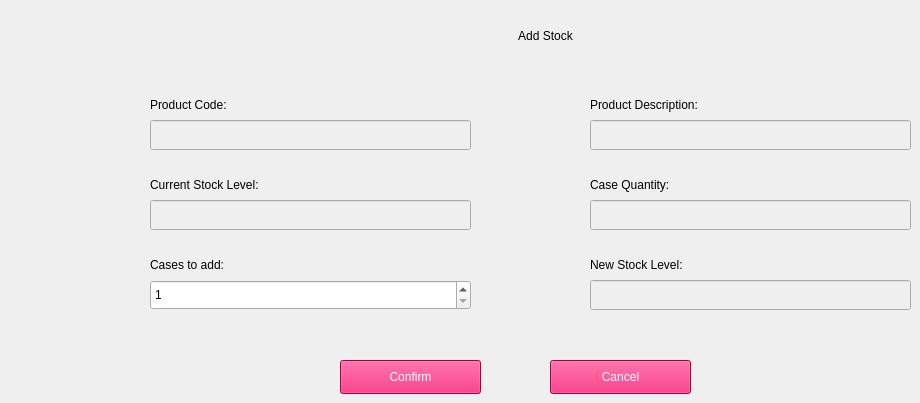
        <widget class="QWidget" name="AddStockWidget">
         <widget class="QLabel" name="label_24">
          <property name="geometry">
           <rect>
            <x>290</x>
            <y>20</y>
            <width>511</width>
            <height>31</height>
           </rect>
          </property>
          <property name="styleSheet">
           <string notr="true">color: rgb(0, 0, 0);
font: 75 16pt &quot;Verdana&quot;;</string>
          </property>
          <property name="text">
           <string>Add Stock</string>
          </property>
          <property name="alignment">
           <set>Qt::AlignCenter</set>
          </property>
         </widget>
         <widget class="QLineEdit" name="AddStockProdCodeLineEdit">
          <property name="enabled">
           <bool>false</bool>
          </property>
          <property name="geometry">
           <rect>
            <x>150</x>
            <y>120</y>
            <width>321</width>
            <height>30</height>
           </rect>
          </property>
          <property name="focusPolicy">
           <enum>Qt::WheelFocus</enum>
          </property>
          <property name="styleSheet">
           <string notr="true">font: 12pt &quot;Verdana&quot;;</string>
          </property>
          <property name="inputMask">
           <string/>
          </property>
          <property name="text">
           <string/>
          </property>
         </widget>
         <widget class="QLabel" name="label_25">
          <property name="geometry">
           <rect>
            <x>150</x>
            <y>90</y>
            <width>321</width>
            <height>30</height>
           </rect>
          </property>
          <property name="focusPolicy">
           <enum>Qt::WheelFocus</enum>
          </property>
          <property name="styleSheet">
           <string notr="true">font: 12pt &quot;Verdana&quot;;</string>
          </property>
          <property name="text">
           <string>Product Code:</string>
          </property>
         </widget>
         <widget class="QLabel" name="label_31">
          <property name="geometry">
           <rect>
            <x>150</x>
            <y>170</y>
            <width>321</width>
            <height>30</height>
           </rect>
          </property>
          <property name="focusPolicy">
           <enum>Qt::WheelFocus</enum>
          </property>
          <property name="styleSheet">
           <string notr="true">font: 12pt &quot;Verdana&quot;;</string>
          </property>
          <property name="text">
           <string>Current Stock Level:</string>
          </property>
         </widget>
         <widget class="QLineEdit" name="AddStockStockLevelLineEdit">
          <property name="enabled">
           <bool>false</bool>
          </property>
          <property name="geometry">
           <rect>
            <x>150</x>
            <y>200</y>
            <width>321</width>
            <height>30</height>
           </rect>
          </property>
          <property name="focusPolicy">
           <enum>Qt::WheelFocus</enum>
          </property>
          <property name="styleSheet">
           <string notr="true">font: 12pt &quot;Verdana&quot;;</string>
          </property>
          <property name="inputMask">
           <string/>
          </property>
          <property name="text">
           <string/>
          </property>
         </widget>
         <widget class="QSpinBox" name="AddStockCasesToAddSpinBox">
          <property name="geometry">
           <rect>
            <x>150</x>
            <y>280</y>
            <width>321</width>
            <height>30</height>
           </rect>
          </property>
          <property name="focusPolicy">
           <enum>Qt::WheelFocus</enum>
          </property>
          <property name="styleSheet">
           <string notr="true">font: 12pt &quot;Verdana&quot;;</string>
          </property>
          <property name="minimum">
           <number>1</number>
          </property>
         </widget>
         <widget class="QLabel" name="label_32">
          <property name="geometry">
           <rect>
            <x>150</x>
            <y>250</y>
            <width>321</width>
            <height>30</height>
           </rect>
          </property>
          <property name="focusPolicy">
           <enum>Qt::WheelFocus</enum>
          </property>
          <property name="styleSheet">
           <string notr="true">font: 12pt &quot;Verdana&quot;;</string>
          </property>
          <property name="text">
           <string>Cases to add:</string>
          </property>
         </widget>
         <widget class="QLabel" name="label_33">
          <property name="geometry">
           <rect>
            <x>590</x>
            <y>250</y>
            <width>321</width>
            <height>30</height>
           </rect>
          </property>
          <property name="focusPolicy">
           <enum>Qt::WheelFocus</enum>
          </property>
          <property name="styleSheet">
           <string notr="true">font: 12pt &quot;Verdana&quot;;</string>
          </property>
          <property name="text">
           <string>New Stock Level:</string>
          </property>
         </widget>
         <widget class="QLineEdit" name="AddStockNewStockLevelLineEdit">
          <property name="enabled">
           <bool>false</bool>
          </property>
          <property name="geometry">
           <rect>
            <x>590</x>
            <y>280</y>
            <width>321</width>
            <height>30</height>
           </rect>
          </property>
          <property name="focusPolicy">
           <enum>Qt::WheelFocus</enum>
          </property>
          <property name="styleSheet">
           <string notr="true">font: 12pt &quot;Verdana&quot;;</string>
          </property>
          <property name="inputMask">
           <string/>
          </property>
          <property name="text">
           <string/>
          </property>
         </widget>
         <widget class="QLabel" name="label_39">
          <property name="geometry">
           <rect>
            <x>590</x>
            <y>170</y>
            <width>321</width>
            <height>30</height>
           </rect>
          </property>
          <property name="focusPolicy">
           <enum>Qt::WheelFocus</enum>
          </property>
          <property name="styleSheet">
           <string notr="true">font: 12pt &quot;Verdana&quot;;</string>
          </property>
          <property name="text">
           <string>Case Quantity:</string>
          </property>
         </widget>
         <widget class="QLineEdit" name="AddStockCaseQuantityLineEdit">
          <property name="enabled">
           <bool>false</bool>
          </property>
          <property name="geometry">
           <rect>
            <x>590</x>
            <y>200</y>
            <width>321</width>
            <height>30</height>
           </rect>
          </property>
          <property name="focusPolicy">
           <enum>Qt::WheelFocus</enum>
          </property>
          <property name="styleSheet">
           <string notr="true">font: 12pt &quot;Verdana&quot;;</string>
          </property>
          <property name="inputMask">
           <string/>
          </property>
          <property name="text">
           <string/>
          </property>
         </widget>
         <widget class="QPushButton" name="AddStockCancelButton">
          <property name="geometry">
           <rect>
            <x>550</x>
            <y>360</y>
            <width>141</width>
            <height>34</height>
           </rect>
          </property>
          <property name="styleSheet">
           <string notr="true">background-color: rgb(232, 0, 90);
font: 12pt &quot;Verdana&quot;;
color: rgb(255, 255, 255);</string>
          </property>
          <property name="text">
           <string>Cancel</string>
          </property>
         </widget>
         <widget class="QPushButton" name="AddStockConfirmButton">
          <property name="geometry">
           <rect>
            <x>340</x>
            <y>360</y>
            <width>141</width>
            <height>34</height>
           </rect>
          </property>
          <property name="styleSheet">
           <string notr="true">background-color: rgb(232, 0, 90);
font: 12pt &quot;Verdana&quot;;
color: rgb(255, 255, 255);</string>
          </property>
          <property name="text">
           <string>Confirm</string>
          </property>
         </widget>
         <widget class="QLabel" name="label_40">
          <property name="geometry">
           <rect>
            <x>590</x>
            <y>90</y>
            <width>321</width>
            <height>30</height>
           </rect>
          </property>
          <property name="focusPolicy">
           <enum>Qt::WheelFocus</enum>
          </property>
          <property name="styleSheet">
           <string notr="true">font: 12pt &quot;Verdana&quot;;</string>
          </property>
          <property name="text">
           <string>Product Description:</string>
          </property>
         </widget>
         <widget class="QLineEdit" name="AddStockProdDescLineEdit">
          <property name="enabled">
           <bool>false</bool>
          </property>
          <property name="geometry">
           <rect>
            <x>590</x>
            <y>120</y>
            <width>321</width>
            <height>30</height>
           </rect>
          </property>
          <property name="focusPolicy">
           <enum>Qt::WheelFocus</enum>
          </property>
          <property name="styleSheet">
           <string notr="true">font: 12pt &quot;Verdana&quot;;</string>
          </property>
          <property name="inputMask">
           <string/>
          </property>
          <property name="text">
           <string/>
          </property>
         </widget>
        </widget>
